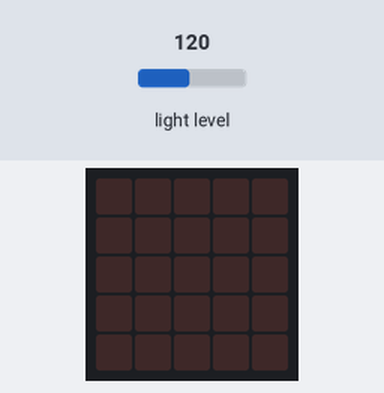
Recording of a program running on a simulated BBC micro:bit (MakeCode). On the bench: the board's 5×5 LED display. The test bench sets the inputs (shaded band); at power-on: light level 120.

Above: at 1.2 s.
1.3 s: light level set to 103
2.8 s: light level set to 97
At 3.9 s:
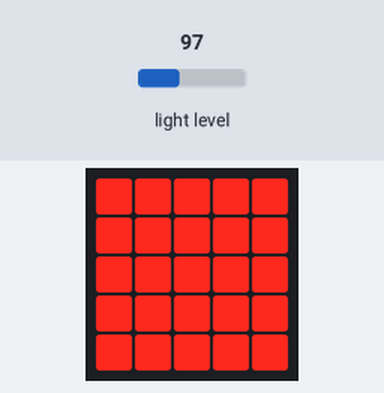
4.4 s: light level set to 128
At 5.2 s:
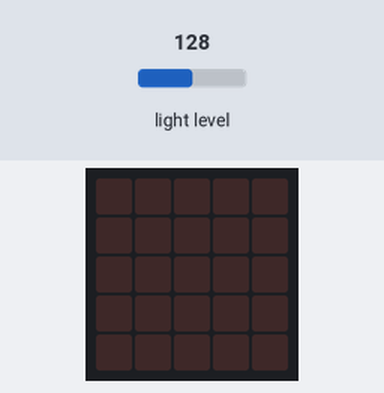
5.9 s: light level set to 5
At 7.0 s:
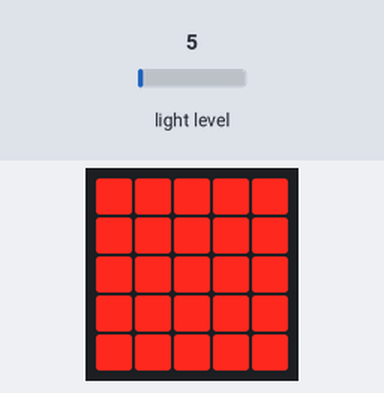
7.5 s: light level set to 191
At 8.5 s:
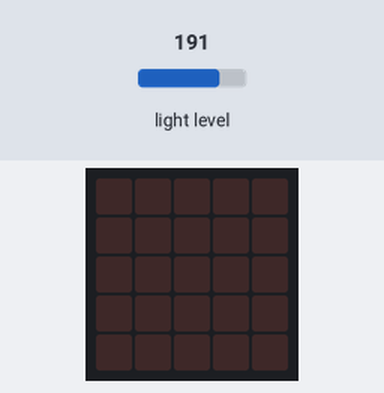
Timing chart, 0 to 10.0 s (numbered marks = the images above; inputs shaded):
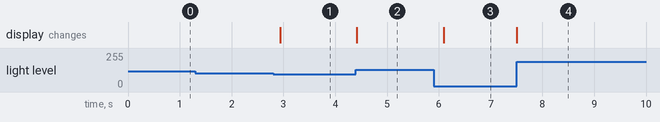

Measured:
- the behaviour switches between 100 and 99 on light level (found by bisection; images 0 and 1)
- after the input at 1.3 s, every drawn part: stays the same
- after the input at 2.8 s, the display: changes after 0.14 s (image 1)
- after the input at 4.4 s, the display: changes at once (image 2)
- after the input at 5.9 s, the display: changes after 0.20 s (image 3)
- after the input at 7.5 s, the display: changes at once (image 4)

The program:

main.ts
```typescript
let toestand = 1
basic.forever(function () {
    if (toestand == 1) {
        if (input.lightLevel() < 100) {
            basic.showLeds(`
                # # # # #
                # # # # #
                # # # # #
                # # # # #
                # # # # #
                `)
            toestand = 2
        }
    }
    if (input.lightLevel() >= 100) {
        basic.showLeds(`
            . . . . .
            . . . . .
            . . . . .
            . . . . .
            . . . . .
            `)
        toestand = 1
    }
})
```

test.ts
```typescript
// tests gaan hier; deze zal niet worden gecompileerd wanneer dit pakket wordt gebruikt als extensie.
```
